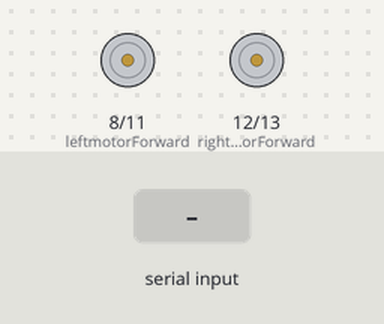
A sketch run on a simulated Arduino Uno, built with avr-gcc and run on an emulated ATmega328P. Shown: motor-driver pin pairs drawn as motors (green arrow = first pin HIGH = forward, orange = second pin HIGH = backward, longer = more drive, scaled by the enable pin). The test bench sets the inputs (shaded band).

Above: at 1.2 s.
1.3 s: "90,45\n" received over Serial
At 1.9 s:
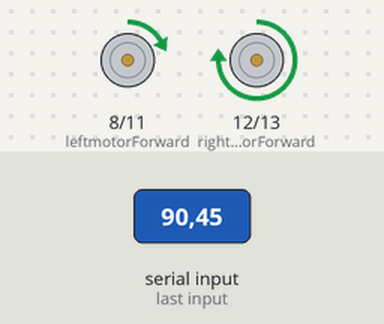
4.3 s: "30,150\n" received over Serial
At 5.4 s:
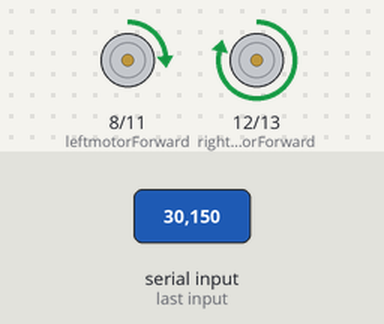
Timing chart, 0 to 7.8 s (numbered marks = the images above; inputs shaded):
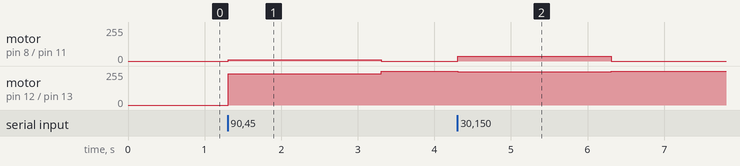

The sketch:

uno_and_dc_motors_with_xbee.ino
```cpp
int incomingByte;      // a variable to read incoming serial data into

int leftmotorForward = 8; // pin 8 --- left motor (+) green wire
int leftmotorBackward = 11; // pin 11 --- left motor (-) black wire
int leftMotorSpeedPin = 9; // pin 9 --- left motor speed signal

int rightmotorForward = 12; // pin 12 --- right motor (+) green wire
int rightmotorBackward = 13; // pin 13 --- right motor (-) black
int rightMotorSpeedPin = 10; // pin 10 --- right motor speed signal

int leftMotorSpeed = 0;
int rightMotorSpeed = 0;

int turnPotVal = 255;       // variable to store the value coming from the sensor
int turnPotVal2 = 255;

void setup()
{
  pinMode(leftmotorForward, OUTPUT);
  pinMode(leftmotorBackward, OUTPUT);
  pinMode(leftMotorSpeedPin, OUTPUT);
  pinMode(rightmotorForward, OUTPUT);
  pinMode(rightmotorBackward, OUTPUT);
  pinMode(rightMotorSpeedPin, OUTPUT);

  Serial.begin(9600);
}


void loop()
{
  /*
  if(!Serial) {
    while(1);
  }*/

    while (Serial.available() > 0) {

      // look for the next valid integer in the incoming serial stream:
      turnPotVal = Serial.parseInt();

      turnPotVal2 = Serial.parseInt();

      rightMotorSpeed = (1023-turnPotVal)/4;

      leftMotorSpeed = turnPotVal2/4;

      analogWrite(leftMotorSpeedPin,leftMotorSpeed); //Enable left motor by setting speed
      analogWrite(rightMotorSpeedPin,rightMotorSpeed); //Enable left motor by setting speed

      digitalWrite(leftmotorBackward,LOW); // Drives LOW outputs down first to avoid damage
      digitalWrite(rightmotorBackward,LOW);

      digitalWrite(leftmotorForward,HIGH);
      digitalWrite(rightmotorForward,HIGH);

    }


}
```

Measured:
- after the input at 1.3 s, motor on pin 8 (leftmotorForward) / pin 11 (leftmotorBackward): stopped → forward 11/255 at once, → stopped 2.0 s later; motor on pin 12 (rightmotorForward) / pin 13 (rightmotorBackward): stopped → forward 233/255 at once, → forward 255/255 2.0 s later
- after the input at 4.3 s, motor on pin 8 (leftmotorForward) / pin 11 (leftmotorBackward): stopped → forward 37/255 at once, → stopped 2.0 s later; motor on pin 12 (rightmotorForward) / pin 13 (rightmotorBackward): forward 255/255 → forward 248/255 at once, → forward 255/255 2.0 s later
